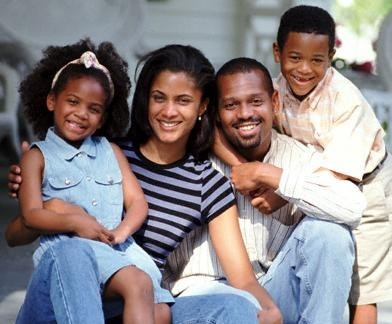
#> input picture images/famille_1.jpg, 392 x 324 px, found by its file name
$ python FaceDectionAlgo.py
#> lines starting #> are read from the running program, lines starting #| are printed output that depends on the picture; after the words box and inside, x2 and y2 are one past the last pixel; in counts of white or black regions, pixels touching at a corner belong together
# -*- coding: utf-8 -*-
"""
Created on Mon Aug  3 17:31:27 2020

@author: n.mamboundou
"""
#importations

import cv2
import matplotlib.pyplot as plt
import matplotlib.image as plot_img


famille="images/famille_1.jpg"

################ Réconnaissance Faciale avec la méthode Haar ############################

def HAAR_faces_detect(faces, image):
    for (x,y,w,h) in faces:
        cv2.rectangle(image, (x, y), (x+w, y+h), (0, 255, 0), 3)
    return cv2.cvtColor(image, cv2.COLOR_BGR2RGB)


class class_face_cascade:

    def __init__(self):
      face_cascade = cv2.CascadeClassifier('haarcascade_frontalface_default.xml')

    def detect_n_plot(self, im_path, scaleFactor=1.1, minNeighbors=3):
#> called with im_path = 'images/famille_1.jpg', scaleFactor = 1.1, minNeighbors = 3
      image=cv2.imread(im_path,cv2.IMREAD_UNCHANGED)
#> image is the input picture: shape (324, 392, 3); mean B, G, R 135.3, 132.5, 139
      image_gray=cv2.cvtColor(image, cv2.COLOR_BGR2GRAY)
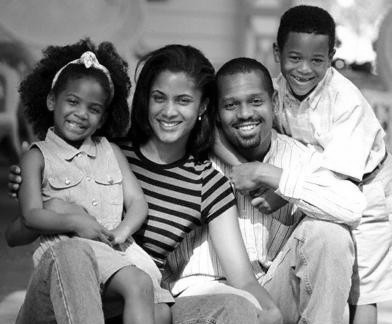
#> image_gray: shape (324, 392); min 0, max 255, mean 134.8
      face_cascade = cv2.CascadeClassifier('haarcascade_frontalface_default.xml')
      faces = face_cascade.detectMultiScale(image_gray,scaleFactor, minNeighbors )
#> faces = [[277, 35, 60, 60], [140, 74, 64, 64], [214, 79, 62, 62], [54, 82, 58, 58], [174, 250, 68, 68]]
      return  HAAR_faces_detect(faces,image)
#> the loop in HAAR_faces_detect, `for (x,y,w,h) in faces:` made 5 passes
#> after the loop in HAAR_faces_detect, `for (x,y,w,h) in faces:`:
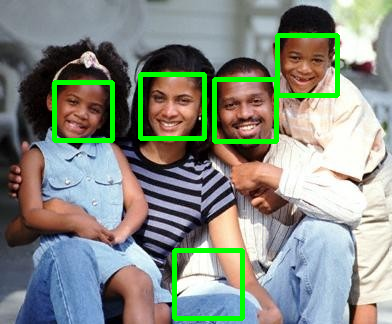
#> image: shape (324, 392, 3); 4.8% of pixels changed, all inside (x1, y1, x2, y2) = (52, 33, 340, 321)

clf=class_face_cascade()
plt.imshow(clf.detect_n_plot(famille))

################ Réconnaissance Faciale avec la méthode LBP ############################

def HAAR_faces_detect(faces, image):
    for (x,y,w,h) in faces:
        cv2.rectangle(image, (x, y), (x+w, y+h), (0, 255, 0), 3)
    return cv2.cvtColor(image, cv2.COLOR_BGR2RGB)


class class_face_cascade:

    def __init__(self):
#> (the run stopped early here; a loop or call above may not have finished)
